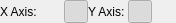
<?xml version="1.0" encoding="UTF-8"?>
<ui version="4.0">
 <class>SAQwtPlotItemAxisBindSetWidget</class>
 <widget class="QWidget" name="SAQwtPlotItemAxisBindSetWidget">
  <property name="geometry">
   <rect>
    <x>0</x>
    <y>0</y>
    <width>176</width>
    <height>22</height>
   </rect>
  </property>
  <property name="sizePolicy">
   <sizepolicy hsizetype="MinimumExpanding" vsizetype="Preferred">
    <horstretch>0</horstretch>
    <verstretch>0</verstretch>
   </sizepolicy>
  </property>
  <property name="windowTitle">
   <string>Form</string>
  </property>
  <layout class="QHBoxLayout" name="horizontalLayout">
   <property name="spacing">
    <number>0</number>
   </property>
   <property name="leftMargin">
    <number>0</number>
   </property>
   <property name="topMargin">
    <number>0</number>
   </property>
   <property name="rightMargin">
    <number>0</number>
   </property>
   <property name="bottomMargin">
    <number>0</number>
   </property>
   <item>
    <widget class="QLabel" name="label">
     <property name="text">
      <string>X Axis:</string>
     </property>
    </widget>
   </item>
   <item>
    <widget class="QToolButton" name="toolButtonXTop">
     <property name="minimumSize">
      <size>
       <width>0</width>
       <height>18</height>
      </size>
     </property>
     <property name="text">
      <string/>
     </property>
     <property name="icon">
      <iconset resource="../icon.qrc">
       <normaloff>:/icon/icons/xTop.png</normaloff>:/icon/icons/xTop.png</iconset>
     </property>
     <property name="checkable">
      <bool>true</bool>
     </property>
     <property name="autoRaise">
      <bool>true</bool>
     </property>
    </widget>
   </item>
   <item>
    <widget class="QToolButton" name="toolButtonXBottom">
     <property name="text">
      <string/>
     </property>
     <property name="icon">
      <iconset resource="../icon.qrc">
       <normaloff>:/icon/icons/xBottom.png</normaloff>:/icon/icons/xBottom.png</iconset>
     </property>
     <property name="checkable">
      <bool>true</bool>
     </property>
     <property name="checked">
      <bool>true</bool>
     </property>
     <property name="autoRaise">
      <bool>true</bool>
     </property>
    </widget>
   </item>
   <item>
    <widget class="QLabel" name="label_2">
     <property name="text">
      <string>Y Axis:</string>
     </property>
    </widget>
   </item>
   <item>
    <widget class="QToolButton" name="toolButtonYLeft">
     <property name="text">
      <string/>
     </property>
     <property name="icon">
      <iconset resource="../icon.qrc">
       <normaloff>:/icon/icons/yLeft.png</normaloff>:/icon/icons/yLeft.png</iconset>
     </property>
     <property name="checkable">
      <bool>true</bool>
     </property>
     <property name="checked">
      <bool>true</bool>
     </property>
     <property name="autoRaise">
      <bool>true</bool>
     </property>
    </widget>
   </item>
   <item>
    <widget class="QToolButton" name="toolButtonYRight">
     <property name="text">
      <string/>
     </property>
     <property name="icon">
      <iconset resource="../icon.qrc">
       <normaloff>:/icon/icons/yRight.png</normaloff>:/icon/icons/yRight.png</iconset>
     </property>
     <property name="checkable">
      <bool>true</bool>
     </property>
     <property name="autoRaise">
      <bool>true</bool>
     </property>
    </widget>
   </item>
  </layout>
 </widget>
 <resources>
  <include location="../icon.qrc"/>
 </resources>
 <connections/>
</ui>
